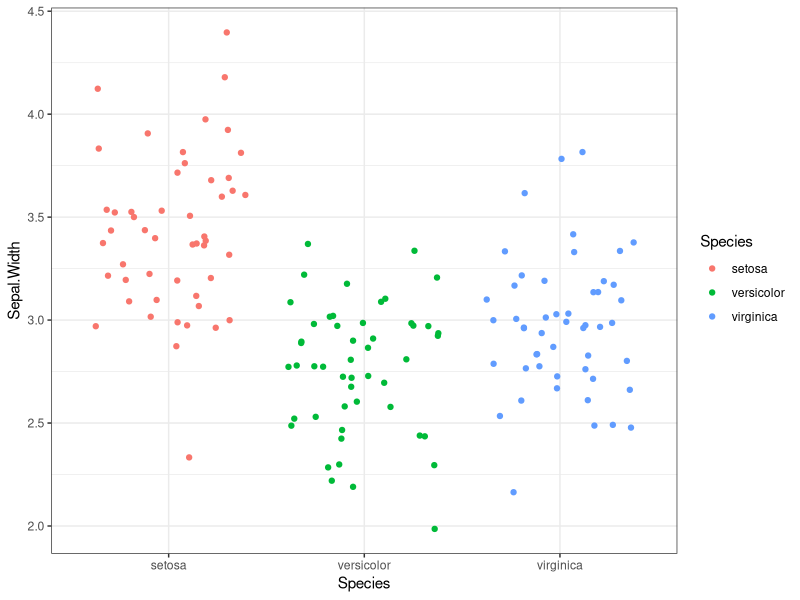
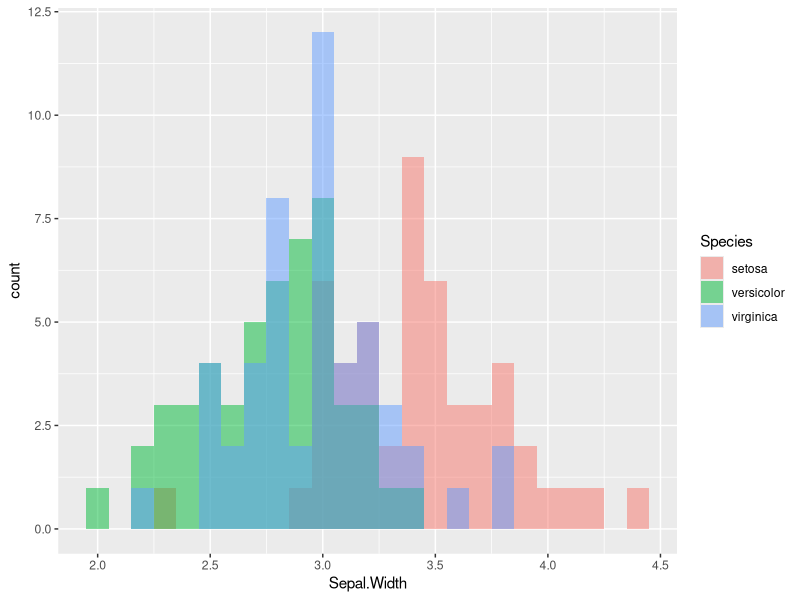

The R source for these figures, in order:
## ---- chunk 1
library(ggplot2)
## ---- chunk 2
ggplot(iris, aes( x = Species, y=Sepal.Width)) + geom_jitter(aes(col = Species)) + theme_bw()
## ---- chunk 3
ggplot(iris, aes(x = Sepal.Width, fill = Species)) +
  ## bin width determines how course the histogram is
  ## the alpha determines the transparency of the bars
  ## position allows you to determine what kind of histogram you plot (e.g. stacked vs overlapping). try changing to position="stack"
  geom_histogram(binwidth = .1, alpha = .5, position="identity")

## ---- chunk 4
##fit a glm()
mod_iris <- glm(Sepal.Width ~ Species,
            ##specify the data
            data = iris,
            ##specify the error structure
            family = "gaussian")
